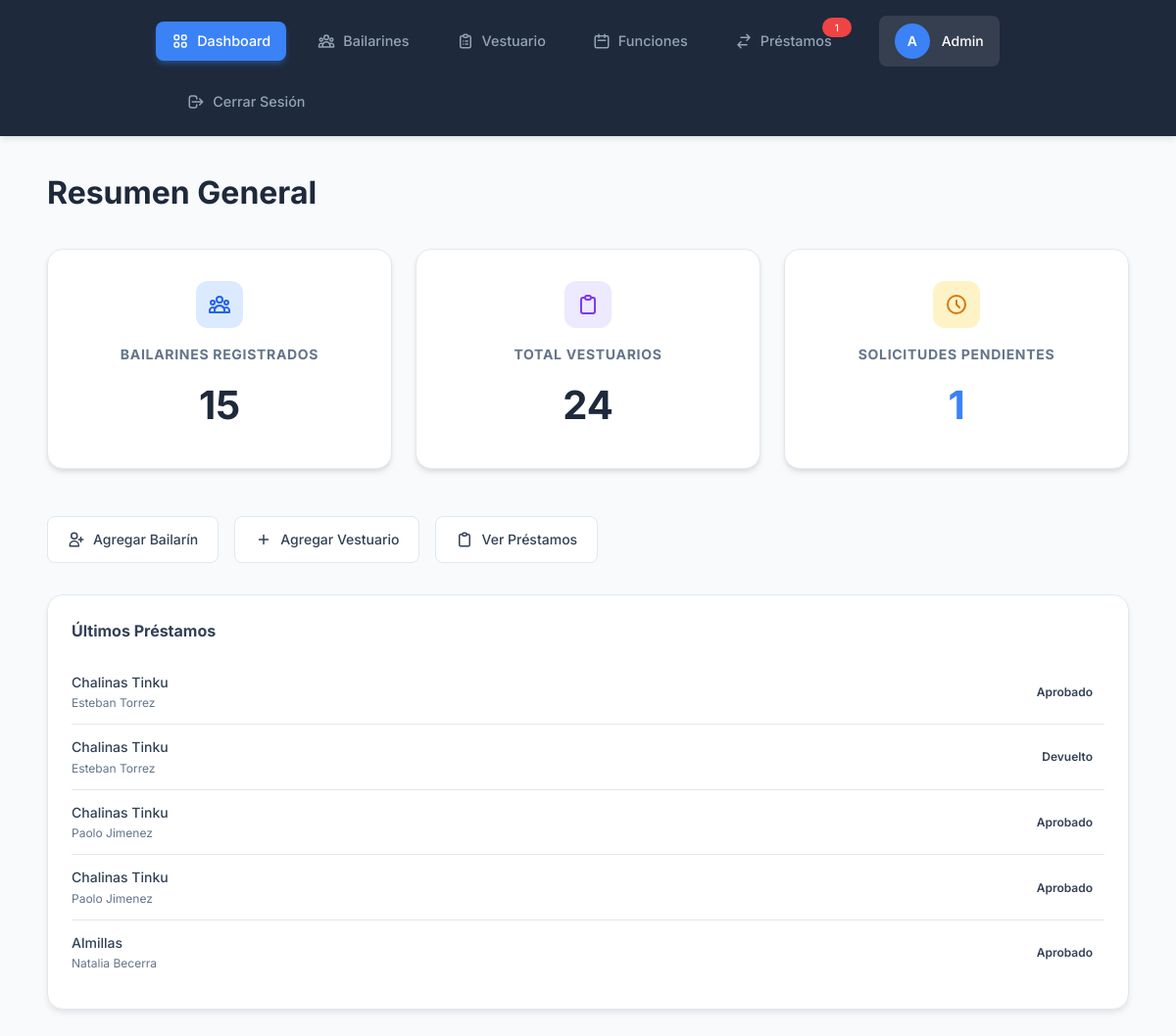
Before: /admin.php (signed in) with the older database file.
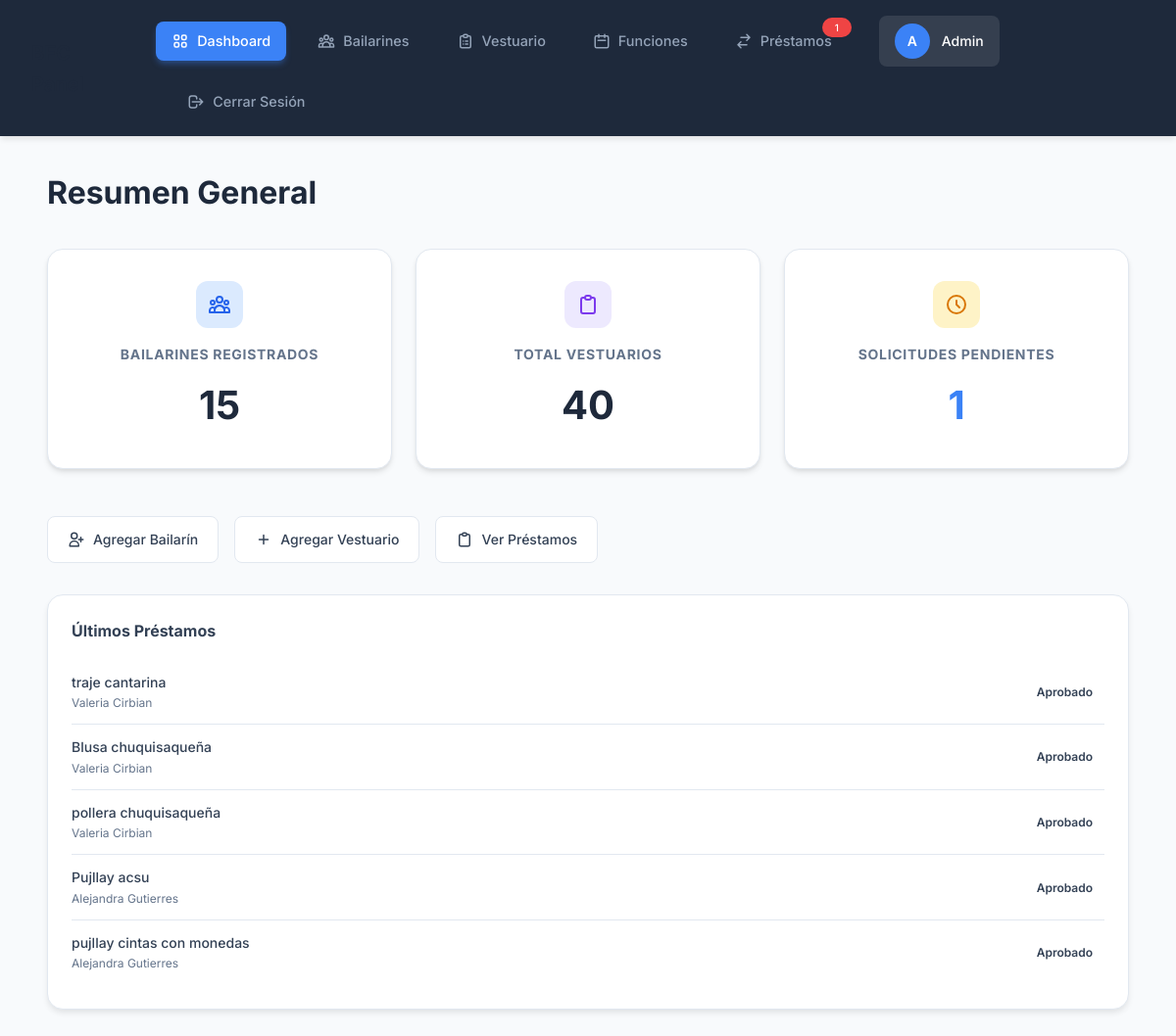
After: the same page with the newer database file.
### tables this page shows
CREATE TABLE `prestamos` (
  `id` int NOT NULL,
  `bailarin_id` int NOT NULL,
  `vestuario_id` int NOT NULL,
  `funcion_id` int NOT NULL,
  `fecha_solicitud` timestamp NOT NULL DEFAULT CURRENT_TIMESTAMP,
  `fecha_devolucion` datetime DEFAULT NULL,
  `estado` enum('pendiente','aprobado','rechazado','devuelto') DEFAULT 'pendiente',
  `observaciones` text
);

CREATE TABLE `vestuarios` (
  `id` int NOT NULL,
  `nombre` varchar(100) NOT NULL,
  `descripcion` text,
  `talla` varchar(10) DEFAULT NULL,
  `genero` enum('Hombre','Mujer','Unisex') NOT NULL,
  `cantidad_total` int DEFAULT '1',
  `cantidad_disponible` int DEFAULT '1',
  `imagen` varchar(255) DEFAULT NULL,
  `creado_en` timestamp NOT NULL DEFAULT CURRENT_TIMESTAMP
);

CREATE TABLE `bailarines` (
  `id` int NOT NULL,
  `nombre` varchar(100) NOT NULL,
  `email` varchar(100) NOT NULL,
  `telefono` varchar(20) DEFAULT NULL,
  `genero` enum('M','F','Otro') DEFAULT 'Otro',
  `password` varchar(255) NOT NULL,
  `activo` tinyint(1) DEFAULT '1',
  `creado_en` timestamp NOT NULL DEFAULT CURRENT_TIMESTAMP
);

### public/admin.php (the view, shortened to what the changed rows need)
<?php
require __DIR__ . '/../bootstrap.php';
$view = isset($_GET['view']) ? $_GET['view'] : 'dashboard';
$stmt = $pdo->query("SELECT COUNT(*) FROM prestamos WHERE estado = 'pendiente'");
$pending_loans = $stmt->fetchColumn();
$stmt = $pdo->query("SELECT COUNT(*) FROM bailarines");
$total_bailarines = $stmt->fetchColumn();
$stmt = $pdo->query("SELECT COUNT(*) FROM vestuarios");
$total_vestuarios = $stmt->fetchColumn();
$recent_loans = $pdo->query("SELECT p.*, b.nombre as bailarin, v.nombre as vestuario
    FROM prestamos p
    JOIN bailarines b ON p.bailarin_id = b.id
    JOIN vestuarios v ON p.vestuario_id = v.id
    ORDER BY p.fecha_solicitud DESC LIMIT 5")->fetchAll();
switch($view) {
    case 'dashboard':
        ?>
        <h1>Resumen General</h1>
        <div class="stats-grid">
            <div class="stat-card">
                <div class="stat-icon stat-icon-blue">
                </div>
                <h3>Bailarines Registrados</h3>
                <p><?php echo $total_bailarines; ?></p>
            </div>
            <div class="stat-card">
                <div class="stat-icon stat-icon-purple">
                    <svg fill="none" stroke="currentColor" viewBox="0 0 24 24"><path stroke-linecap="round" stroke-linejoin="round" stroke-width="2" d="M9 5H7a2 2 0 00-2 2v12a2 2 0 002 2h10a2 2 0 002-2V7a2 2 0 00-2-2h-2M9 5a2 2 0 002 2h2a2 2 0 002-2M9 5a2 2 0 012-2h2a2 2 0 012 2"></path></svg>
                </div>
                <h3>Total Vestuarios</h3>
                <p><?php echo $total_vestuarios; ?></p>
            </div>
            <div class="stat-card">
                <div class="stat-icon stat-icon-orange">
                    <svg fill="none" stroke="currentColor" viewBox="0 0 24 24"><path stroke-linecap="round" stroke-linejoin="round" stroke-width="2" d="M12 8v4l3 3m6-3a9 9 0 11-18 0 9 9 0 0118 0z"></path></svg>
                </div>
                <h3>Solicitudes Pendientes</h3>
                <p style="color: var(--accent-color);"><?php echo $pending_loans; ?></p>
            </div>
        </div>
        <div class="quick-actions">
            <a href="?view=bailarines" class="quick-action-btn">
                <svg fill="none" stroke="currentColor" viewBox="0 0 24 24"><path stroke-linecap="round" stroke-linejoin="round" stroke-width="2" d="M18 9v3m0 0v3m0-3h3m-3 0h-3m-2-5a4 4 0 11-8 0 4 4 0 018 0zM3 20a6 6 0 0112 0v1H3v-1z"></path></svg>
                Agregar Bailarín
            </a>
            <a href="?view=vestuarios" class="quick-action-btn">
                <svg fill="none" stroke="currentColor" viewBox="0 0 24 24"><path stroke-linecap="round" stroke-linejoin="round" stroke-width="2" d="M12 6v6m0 0v6m0-6h6m-6 0H6"></path></svg>
                Agregar Vestuario
            </a>
            <a href="?view=prestamos" class="quick-action-btn">
                <svg fill="none" stroke="currentColor" viewBox="0 0 24 24"><path stroke-linecap="round" stroke-linejoin="round" stroke-width="2" d="M9 5H7a2 2 0 00-2 2v12a2 2 0 002 2h10a2 2 0 002-2V7a2 2 0 00-2-2h-2M9 5a2 2 0 002 2h2a2 2 0 002-2M9 5a2 2 0 012-2h2a2 2 0 012 2"></path></svg>
                Ver Préstamos
            </a>
        </div>
        <?php if (count($recent_loans) > 0): ?>
        <div style="display: grid; grid-template-columns: repeat(auto-fit, minmax(300px, 1fr)); gap: 1.5rem;">
            <div class="recent-list">
                <h3>Últimos Préstamos</h3>
                <?php foreach ($recent_loans as $loan): ?>
                <div class="recent-item">
                    <div class="recent-item-info">
                        <span class="recent-item-title"><?php echo htmlspecialchars($loan['vestuario']); ?></span>
                        <span class="recent-item-subtitle"><?php echo htmlspecialchars($loan['bailarin']); ?></span>
                    </div>
                    <span class="badge badge-<?php echo $loan['estado']; ?>"><?php echo $loan['estado']; ?></span>
                </div>
                <?php endforeach; ?>
            </div>
        </div>
        <?php endif; ?>
        <?php
        break;
}
$content = ob_get_clean();
?>
<!DOCTYPE html>
<html lang="es">
<head>
    <link rel="stylesheet" href="css/style.css?v=<?php echo time(); ?>">
</head>
<body>
    <div class="admin-layout">
        <header class="admin-header">
            <h2>BFC Panel</h2>
        </header>
        <main class="admin-content">
            <?php echo $content; ?>
        </main>
    </div>
</body>
</html>

Changed rows visible on the page:
no longer on this page (row unchanged): prestamos: vestuario.nombre "Chalinas Tinku", bailarin.nombre "Esteban Torrez", estado "Aprobado"
no longer on this page (row unchanged): prestamos: vestuario.nombre "Chalinas Tinku", bailarin.nombre "Esteban Torrez", estado "Devuelto"
no longer on this page (row unchanged): prestamos: vestuario.nombre "Chalinas Tinku", bailarin.nombre "Paolo Jimenez", estado "Aprobado"
no longer on this page (row unchanged): prestamos: vestuario.nombre "Chalinas Tinku", bailarin.nombre "Paolo Jimenez", estado "Aprobado"
no longer on this page (row unchanged): prestamos: vestuario.nombre "Almillas", bailarin.nombre "Natalia Becerra", estado "Aprobado"
added prestamos: vestuario.nombre "traje cantarina", bailarin.nombre "Valeria Cirbian", estado "Aprobado"
added prestamos: vestuario.nombre "Blusa chuquisaqueña", bailarin.nombre "Valeria Cirbian", estado "Aprobado"
added prestamos: vestuario.nombre "pollera chuquisaqueña", bailarin.nombre "Valeria Cirbian", estado "Aprobado"
added prestamos: vestuario.nombre "Pujllay acsu", bailarin.nombre "Alejandra Gutierres", estado "Aprobado"
added prestamos: vestuario.nombre "pujllay cintas con monedas", bailarin.nombre "Alejandra Gutierres", estado "Aprobado"
Other visible differences:
$total_vestuarios: "24" → "40"
